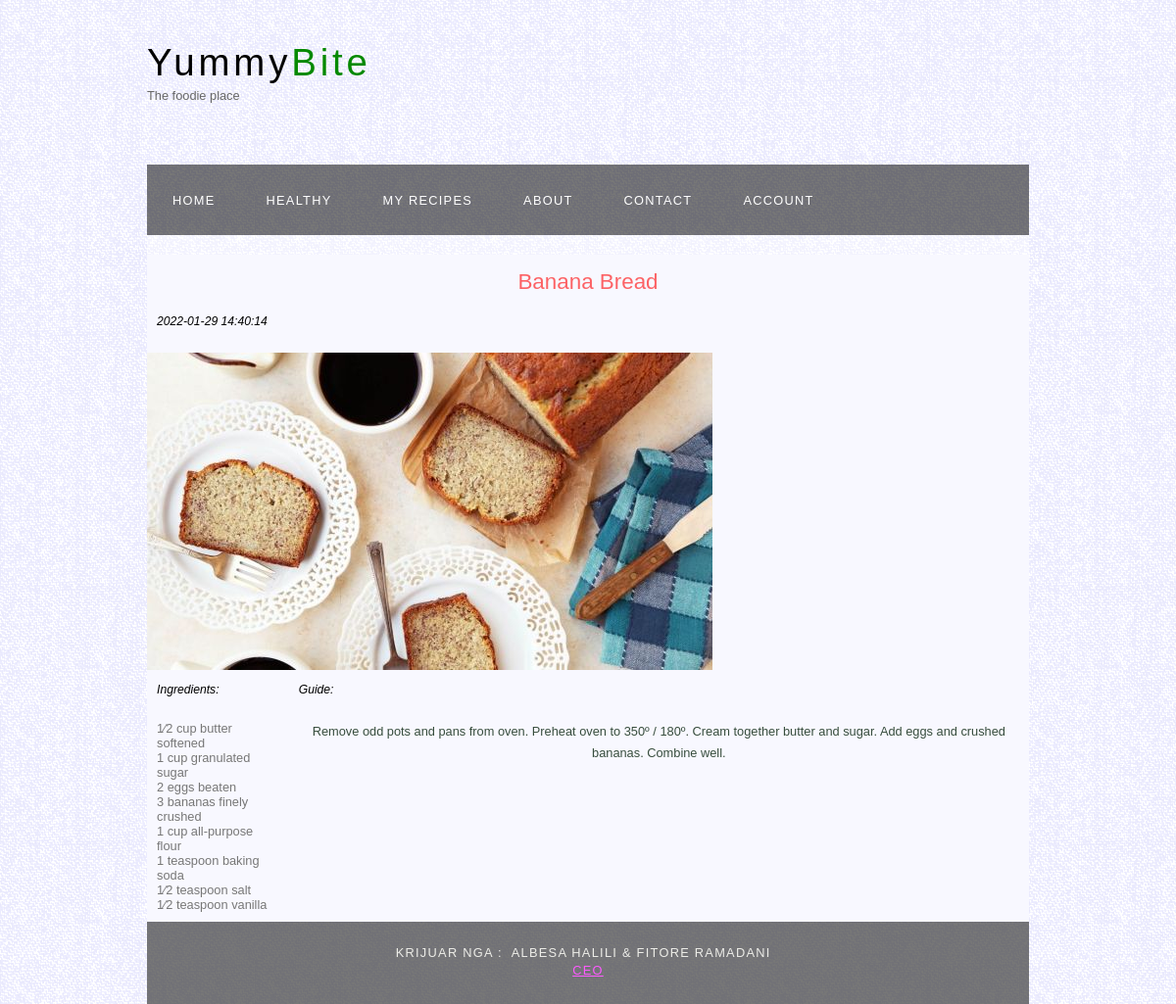
/recipe.php?id=12, run on the app's committed database.
### tables this page shows
CREATE TABLE `recipe` (
  `id` int(11) NOT NULL,
  `name` varchar(60) NOT NULL,
  `ingredients` varchar(255) NOT NULL,
  `directions` varchar(255) NOT NULL,
  `readyIn` int(11) NOT NULL,
  `addedBy` varchar(60) NOT NULL,
  `image` longtext NOT NULL,
  `isHealthy` tinyint(1) NOT NULL,
  `created_at` datetime DEFAULT current_timestamp()
);

### recipe.php (the view, shortened to what this page needs)
<!DOCTYPE HTML>
<html>
<head>
  <link rel="stylesheet" type="text/css" href="style/style.css" title="style" />
  <link rel="stylesheet" href="https://cdnjs.cloudflare.com/ajax/libs/font-awesome/4.7.0/css/font-awesome.min.css">
</head>
<body>
  <div id="main">
    <div id="header">
      <div id="logo">
        <div id="logo_text">
          <h1><a href="index.php"><span class="logo_colour"><font color="#000000">Yummy</font>Bite</span></a></h1>
          <h2>The foodie place</h2>
        </div>
      </div>
	<?php
	include 'nav.php';
	?>
    </div>
    <div id="site_content">
<div id="content">
<div class="main_content">
<?php
if(isset($_GET['id'])){ ?>
<?php
    $id = (!empty($_GET['id'])) ? $_GET['id'] : "";
    include 'includes/db.php';
    $imageSource = "images/";
    $sql = "SELECT * FROM recipe Where id='".$id."'";
    $result = $link->query($sql);
    if ($result->num_rows > 0) {
      while($row = $result->fetch_assoc()) {
        $fullImageSource = $imageSource . $row['image'];
?>
    <div class="card">
      <h2><?php echo $row['name'];?></h2>
      <h5 style="margin:10px;"><?php echo $row['created_at'];?></h5>
      <img src="<?php echo $fullImageSource;?>">
      <div style="display:flex; flex-direction: row;">
      <div>
      <h5 style="margin:10px;">Ingredients:</h5>
      <ul style="margin:10px;">
      <?php
        $ingredients = explode (",", $row['ingredients']);
        foreach ($ingredients as $i) {
            echo '<li>';
            echo $i;
            echo '</li>';
        }
      ?>
    </div>
    <div>
    <h5 style="margin:10px;">Guide:</h5>
    <p><?php echo $row['directions'];?></p>
    </div>
    </div>
<?php
      }
    }
  }else{
      echo '<br /><p>Something went wrong!</p></br />';
  }
?>
  </div>
  </div>
</div>
   <div id="footer"> Krijuar nga :&nbsp; Albesa Halili & Fitore Ramadani &nbsp;<p><a href="www.facebook.com">CEO</a></p></div>
  </div>
</body>
</html>

### style/style.css (style rules this page uses)
html { height: 100%; }
* { margin: 0; padding: 0; }
body { font: normal .80em 'trebuchet ms', arial, sans-serif; background: #F0EFE2 url(prapavija.png) ; color: #777; }
p { padding: 0 0 20px 0; line-height: 1.7em; }
img { border: 0; }
h1, h2, h3, h4, h5, h6 { font: normal 175% 'century gothic', arial, sans-serif; color: #068900; margin: 0 0 15px 0; padding: 15px 0 5px 0; }
h2 { font: normal 175% 'century gothic', arial, sans-serif; color: #068900; }
h4, h5, h6 { margin: 0; padding: 0 0 5px 0; font: normal 120% arial, sans-serif; color: #068900; }
h5, h6 { font: italic 95% arial, sans-serif; padding: 0 0 15px 0; color: #000; }
a, a:hover { outline: none; text-decoration: underline; color: #FD5BFF; }
#main, #logo, #menubar, #site_content, #footer { margin-left: auto; margin-right: auto; }
#header { height: 240px; }
#logo { width: 900px; position: relative; height: 168px; }
#logo #logo_text { position: absolute; top: 20px; left: 0; }
#logo h1, #logo h2 { font: normal 300% 'century gothic', arial, sans-serif; border-bottom: 0; text-transform: none; margin: 0; }
#logo_text h1, #logo_text h1 a, #logo_text h1 a:hover { padding: 22px 0 0 0; color: #000; letter-spacing: 0.1em; text-decoration: none; }
#logo_text h1 a .logo_colour { color: #068900; }
#logo_text h2 { font-size: 100%; padding: 4px 0 0 0; color: #676767; }
#site_content { width: 900px; overflow: hidden; margin: 0 auto 0 auto; padding: 20px 0 0 0; background: transparent url(transparent_light.png) repeat; }
#content h2 { color: red; opacity: 0.6; text-align: center; }
#content p { color: #374d3d ; text-align: center ; }
#footer { width: 900px; font: normal 100% 'lucida sans unicode', arial, sans-serif; height: 55px; padding: 24px 0 5px 0; text-align: center; background: transparent url(transparent.png) repeat; color:#edede8; text-transform: uppercase; letter-spacing: 0.1em; }
.main_content { flex: 1; background: ghostwhite; }

### data on the page
recipe: name "Banana Bread", created_at "2022-01-29 14:40:14", image (picture), ingredients "1⁄2 cup butter softened", ingredients "1 cup granulated sugar", ingredients "2 eggs beaten", ingredients "3 bananas finely crushed", ingredients "1 cup all-purpose flour", ingredients "1 teaspoon baking soda", ingredients "1⁄2 teaspoon salt", ingredients "1⁄2 teaspoon vanilla", directions "Remove odd pots and pans from oven. Preheat oven to 350º / 180º. Cream together butter and sugar. Add eggs and crushed bananas. Combine well."
